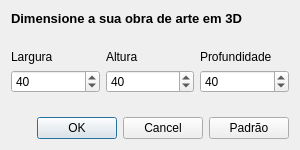
<?xml version="1.0" encoding="UTF-8"?>
<ui version="4.0">
 <class>Dialog</class>
 <widget class="QDialog" name="Dialog">
  <property name="geometry">
   <rect>
    <x>0</x>
    <y>0</y>
    <width>300</width>
    <height>150</height>
   </rect>
  </property>
  <property name="maximumSize">
   <size>
    <width>300</width>
    <height>150</height>
   </size>
  </property>
  <property name="windowTitle">
   <string>Sculptor 3D</string>
  </property>
  <property name="sizeGripEnabled">
   <bool>false</bool>
  </property>
  <property name="modal">
   <bool>false</bool>
  </property>
  <layout class="QVBoxLayout" name="verticalLayout_4">
   <item>
    <widget class="QLabel" name="label_4">
     <property name="font">
      <font>
       <pointsize>10</pointsize>
       <bold>true</bold>
      </font>
     </property>
     <property name="text">
      <string>Dimensione a sua obra de arte em 3D</string>
     </property>
    </widget>
   </item>
   <item>
    <spacer name="verticalSpacer">
     <property name="orientation">
      <enum>Qt::Vertical</enum>
     </property>
     <property name="sizeHint" stdset="0">
      <size>
       <width>20</width>
       <height>15</height>
      </size>
     </property>
    </spacer>
   </item>
   <item>
    <layout class="QHBoxLayout" name="horizontalLayout">
     <item>
      <layout class="QVBoxLayout" name="verticalLayout">
       <item>
        <widget class="QLabel" name="label">
         <property name="text">
          <string>Largura</string>
         </property>
        </widget>
       </item>
       <item>
        <widget class="QSpinBox" name="spinBoxX">
         <property name="minimumSize">
          <size>
           <width>60</width>
           <height>0</height>
          </size>
         </property>
         <property name="minimum">
          <number>1</number>
         </property>
         <property name="maximum">
          <number>99</number>
         </property>
         <property name="value">
          <number>40</number>
         </property>
        </widget>
       </item>
      </layout>
     </item>
     <item>
      <layout class="QVBoxLayout" name="verticalLayout_2">
       <item>
        <widget class="QLabel" name="label_2">
         <property name="text">
          <string>Altura</string>
         </property>
        </widget>
       </item>
       <item>
        <widget class="QSpinBox" name="spinBoxY">
         <property name="minimumSize">
          <size>
           <width>60</width>
           <height>0</height>
          </size>
         </property>
         <property name="minimum">
          <number>1</number>
         </property>
         <property name="maximum">
          <number>99</number>
         </property>
         <property name="value">
          <number>40</number>
         </property>
        </widget>
       </item>
      </layout>
     </item>
     <item>
      <layout class="QVBoxLayout" name="verticalLayout_3">
       <item>
        <widget class="QLabel" name="label_3">
         <property name="text">
          <string>Profundidade</string>
         </property>
        </widget>
       </item>
       <item>
        <widget class="QSpinBox" name="spinBoxZ">
         <property name="minimumSize">
          <size>
           <width>60</width>
           <height>0</height>
          </size>
         </property>
         <property name="minimum">
          <number>1</number>
         </property>
         <property name="value">
          <number>40</number>
         </property>
        </widget>
       </item>
      </layout>
     </item>
    </layout>
   </item>
   <item>
    <spacer name="verticalSpacer_2">
     <property name="orientation">
      <enum>Qt::Vertical</enum>
     </property>
     <property name="sizeHint" stdset="0">
      <size>
       <width>20</width>
       <height>4</height>
      </size>
     </property>
    </spacer>
   </item>
   <item>
    <layout class="QHBoxLayout" name="horizontalLayout_2">
     <item>
      <widget class="QDialogButtonBox" name="buttonBox">
       <property name="orientation">
        <enum>Qt::Horizontal</enum>
       </property>
       <property name="standardButtons">
        <set>QDialogButtonBox::Cancel|QDialogButtonBox::Ok</set>
       </property>
      </widget>
     </item>
     <item>
      <widget class="QPushButton" name="pushButtonReset">
       <property name="maximumSize">
        <size>
         <width>105</width>
         <height>24</height>
        </size>
       </property>
       <property name="layoutDirection">
        <enum>Qt::RightToLeft</enum>
       </property>
       <property name="text">
        <string>Padrão</string>
       </property>
       <property name="iconSize">
        <size>
         <width>16</width>
         <height>16</height>
        </size>
       </property>
      </widget>
     </item>
    </layout>
   </item>
  </layout>
 </widget>
 <resources/>
 <connections>
  <connection>
   <sender>buttonBox</sender>
   <signal>accepted()</signal>
   <receiver>Dialog</receiver>
   <slot>accept()</slot>
   <hints>
    <hint type="sourcelabel">
     <x>227</x>
     <y>321</y>
    </hint>
    <hint type="destinationlabel">
     <x>157</x>
     <y>274</y>
    </hint>
   </hints>
  </connection>
  <connection>
   <sender>buttonBox</sender>
   <signal>rejected()</signal>
   <receiver>Dialog</receiver>
   <slot>reject()</slot>
   <hints>
    <hint type="sourcelabel">
     <x>295</x>
     <y>327</y>
    </hint>
    <hint type="destinationlabel">
     <x>286</x>
     <y>274</y>
    </hint>
   </hints>
  </connection>
 </connections>
</ui>
